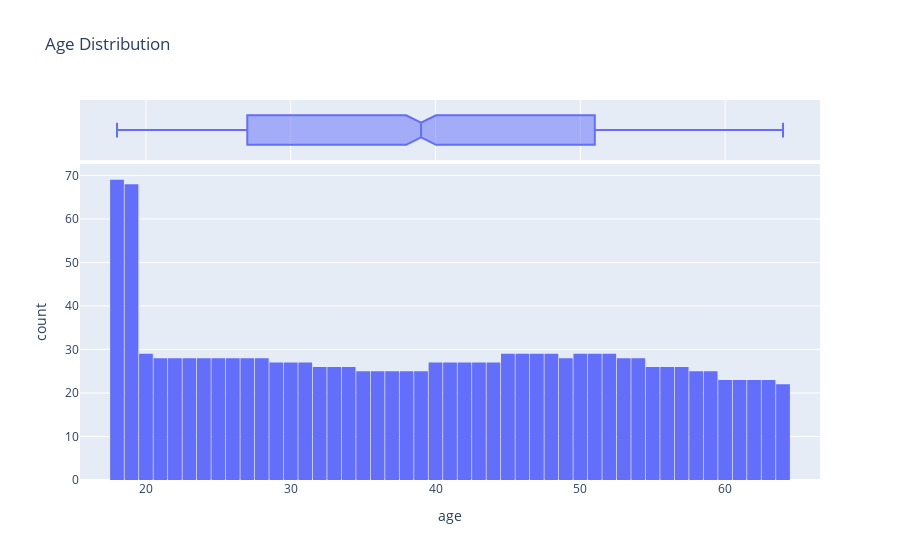

Here is the notebook cell this chart was saved with:
### Code cell
import plotly.express as px

fig = px.histogram(insurance_df,
                   x='age',
                   marginal='box',
                   nbins=47,
                   title='Age Distribution')
fig.update_layout(bargap=0.05)
fig.show()

### Figure 1 — Plotly figure (JSON) as saved in the notebook; plotly's stock layout.template omitted (floating-point values rounded to 4 significant figures; data arrays with more than 128 entries replaced by an {"elided": "..."} marker saying what was removed)
{"data": [{"bingroup": "x", "hovertemplate": "age=%{x}<br>count=%{y}<extra></extra>", "legendgroup": "", "marker": {"color": "#636efa", "pattern": {"shape": ""}}, "name": "", "nbinsx": 47, "orientation": "v", "showlegend": false, "type": "histogram", "x": {"elided": "1338 int values"}, "xaxis": "x", "yaxis": "y"}, {"hovertemplate": "age=%{x}<extra></extra>", "legendgroup": "", "marker": {"color": "#636efa"}, "name": "", "notched": true, "showlegend": false, "type": "box", "x": {"elided": "1338 int values"}, "xaxis": "x2", "yaxis": "y2"}], "layout": {"bargap": 0.05, "barmode": "relative", "legend": {"tracegroupgap": 0}, "title": {"text": "Age Distribution"}, "xaxis": {"anchor": "y", "domain": [0, 1], "title": {"text": "age"}}, "xaxis2": {"anchor": "y2", "domain": [0, 1], "matches": "x", "showgrid": true, "showticklabels": false}, "yaxis": {"anchor": "x", "domain": [0, 0.8316], "title": {"text": "count"}}, "yaxis2": {"anchor": "x2", "domain": [0.8416, 1], "matches": "y2", "showgrid": false, "showline": false, "showticklabels": false, "ticks": ""}}}
